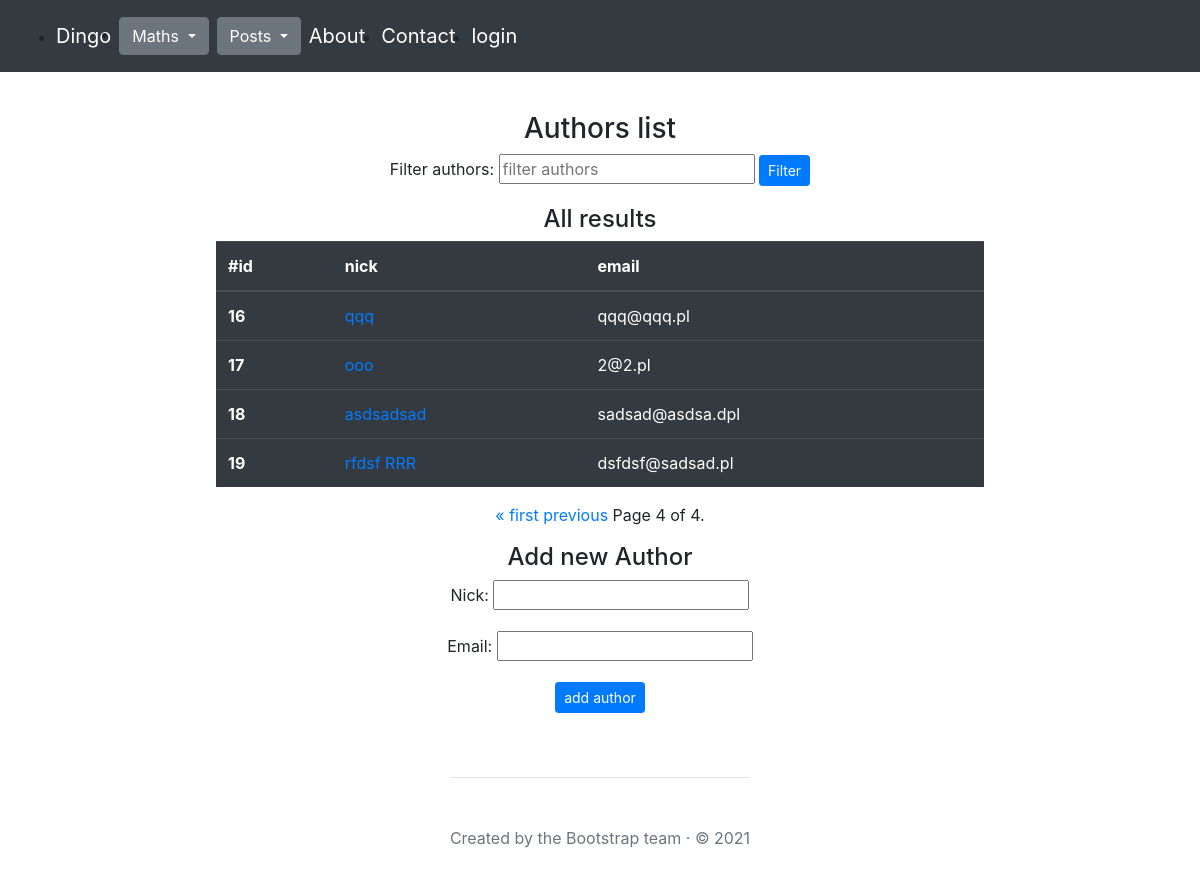
The app's page /posts/authors/?page=5, older data.
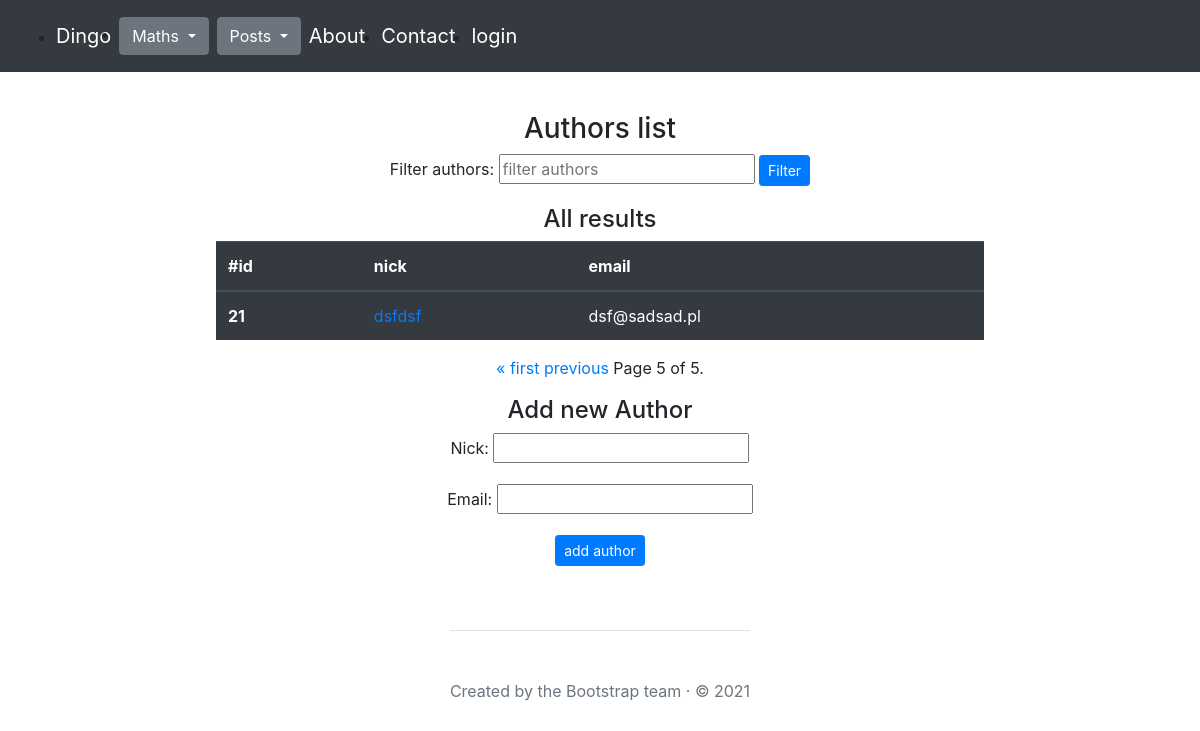
The same page, newer data.
### posts/models.py (models this page shows, shortened)
class Author(models.Model):
    nick = models.CharField(max_length=30, null=False, unique=True)
    email = models.EmailField(null=False, unique=True)

### posts/views.py (the view)
# urls.py: path('authors/', authors_list, name="authors"),
def authors_list(request):
    page_number = request.GET.get('page')
    author_filter = request.GET.get('filter')
    if request.method == "POST":
        form = AuthorForm(request.POST)
        if form.is_valid():
            form.save()
            messages.success(request, "Author added successfully")
            return redirect('posts:authors')
        else:
            if '__all__' in form.errors:
                error_message = form.errors['__all__']
            else:
                error_message = "Something went wrong"
            messages.error(request, error_message)
    else:
        form = AuthorForm()
    if author_filter:
        authors = Author.objects.filter(nick__icontains=author_filter)
    else:
        authors = Author.objects.all()
    paginator = Paginator(authors, 5)
    authors = paginator.get_page(page_number)
    return render(
        request=request,
        template_name="posts/authors.html",
        context={"authors": authors,
                 "form": form,
                 "author_filter": author_filter,
                 }
    )

### posts/forms.py (shortened to what this page needs)
class AuthorForm(forms.ModelForm):
    class Meta:
        model = Author
        fields = ['nick', 'email']

### posts/templates/posts/authors.html (shortened to what this page needs)
{% extends "main.html" %}
{% block content %}
<div class="mt-3 d-flex flex-column align-items-center justify-content-center">
    <h3>Authors list</h3>
    <form method="get" action="{% url 'posts:authors' %}">
        <label for="filter">Filter authors:</label>
        <input type="text" id="filter" name="filter" placeholder="filter authors">
        <button class="btn btn-sm btn-primary" type="submit">Filter</button>
    </form>
        {% if author_filter %}
            <h4 class="mt-3">Filtered by query: {{ author_filter }}</h4>
        {% else %}
            <h4 class="mt-3">All results</h4>
        {% endif %}
    {% if authors %}
    <div class="table-responsive">
        <table class="table table-dark">
          <thead>
            <tr>
              <th scope="col">#id</th>
              <th scope="col">nick</th>
              <th scope="col">email</th>
            </tr>
          </thead>
          <tbody>
            {% for author in authors %}
            <tr>
                <th scope="row">{{ author.id }}</a></th>
                <td><a href="{% url 'posts:authordetails' author.id %}">{{ author.nick }}</a></td>
                <td>{{ author.email }}</td>
              </tr>
            {% endfor %}
            </tbody>
        </table>
      </div>
      {% else %}
    <h4>No results</h4>
      {% endif %}
    <div class="pagination">
        <span class="step-links">
            {% if authors.has_previous %}
                <a href="?page=1">« first</a>
                <a href="?page={{ authors.previous_page_number }}">previous</a>
            {% endif %}
            <span class="current">
                Page {{ authors.number }} of {{ authors.paginator.num_pages }}.
            </span>
        </span>
    </div>
    {% if not author_filter %}
    <h4 class="mt-3">Add new Author</h4>
    <form method="post" class="d-flex flex-column align-items-center justify-content-center">
        {{ form.as_p }}
        <input class="btn btn-sm btn-primary" type="submit" value="add author">
    </form>
    {% endif %}
</div>
{% endblock %}

Row changes from the older to the newer data that the page shows:
no longer on this page (row unchanged): Author: id "16", nick "qqq", email "qqq@qqq.pl"
no longer on this page (row unchanged): Author: id "17", nick "ooo", email "2@2.pl"
no longer on this page (row unchanged): Author: id "18", nick "asdsadsad", email "sadsad@asdsa.dpl"
no longer on this page (row unchanged): Author: id "19", nick "rfdsf RRR", email "dsfdsf@sadsad.pl"
added Author: id "21", nick "dsfdsf", email "dsf@sadsad.pl"
Text that changed along with them:
{{ authors.number }}: "4" → "5"
{{ authors.paginator.num_pages }}: "4" → "5"
